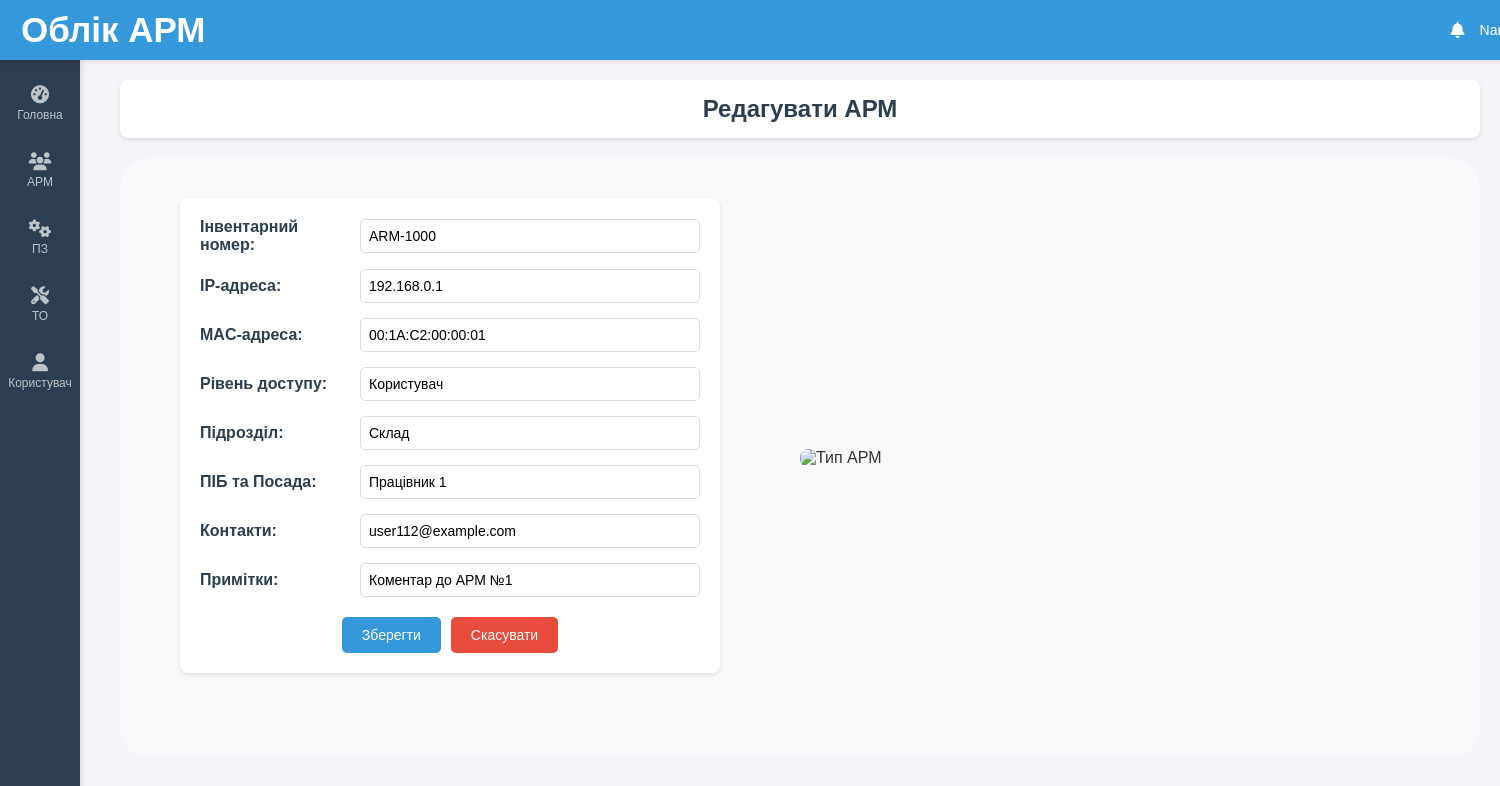
Screenshot of /edit/1 with the database file from the repository.
### tables this page shows
CREATE TABLE workplaces (
    id INTEGER PRIMARY KEY AUTOINCREMENT,
    inventory_number TEXT,
    ip_address TEXT,
    mac_address TEXT,
    access_level TEXT,
    unit TEXT,
    person TEXT,
    contacts TEXT,
    notes TEXT
);

### routes.py (the view, shortened to what this page needs)
@main_bp.route('/edit/<int:rowid>', methods=['GET', 'POST'])
def edit_workplace(rowid):
    try:
        workplace = get_workplace_by_id(rowid)
        if not workplace:
            return "АРМ не знайдено", 404
        return render_template('edit.html', workplace=workplace, rowid=rowid)
    except Exception as e:
        return f"Помилка: {e}", 500

### db.py (called while the page is built)
def get_db_connection():
    try:
        conn = sqlite3.connect('workplaces.db')
        conn.row_factory = sqlite3.Row
        return conn
    except sqlite3.Error as e:
        raise Exception(f"Помилка підключення до бази даних: {e}")

def get_workplace_by_id(rowid):
    conn = get_db_connection()
    try:
        cursor = conn.cursor()
        cursor.execute('SELECT * FROM workplaces WHERE rowid = ?', (rowid,))
        return cursor.fetchone()
    except sqlite3.Error as e:
        raise Exception(f"Помилка отримання АРМ за ID {rowid}: {e}")
    finally:
        conn.close()

### templates/edit.html (shortened to what this page needs)
{% extends "base.html" %}
{% block content %}
<div class="header">
    <h1>Редагувати АРМ</h1>
</div>
<div class="add-page">
    <div class="form-container">
        <form method="POST" action="/edit/{{ rowid }}">
            <div class="form-group">
                <label for="inventory_number">Інвентарний номер:</label>
                <input type="text" id="inventory_number" name="inventory_number" value="{{ workplace['inventory_number'] }}" readonly>
            </div>
            <div class="form-group">
                <label for="ip_address">IP-адреса:</label>
                <input type="text" id="ip_address" name="ip_address" value="{{ workplace['ip_address'] }}" required>
            </div>
            <div class="form-group">
                <label for="mac_address">MAC-адреса:</label>
                <input type="text" id="mac_address" name="mac_address" value="{{ workplace['mac_address'] }}" required>
            </div>
            <div class="form-group">
                <label for="access_level">Рівень доступу:</label>
                <input type="text" id="access_level" name="access_level" value="{{ workplace['access_level'] }}" required>
            </div>
            <div class="form-group">
                <label for="unit">Підрозділ:</label>
                <input type="text" id="unit" name="unit" value="{{ workplace['unit'] }}" required>
            </div>
            <div class="form-group">
                <label for="person">ПІБ та Посада:</label>
                <input type="text" id="person" name="person" value="{{ workplace['person'] }}" required>
            </div>
            <div class="form-group">
                <label for="contacts">Контакти:</label>
                <input type="text" id="contacts" name="contacts" value="{{ workplace['contacts'] }}" required>
            </div>
            <div class="form-group">
                <label for="notes">Примітки:</label>
                <input type="text" id="notes" name="notes" value="{{ workplace['notes'] }}">
            </div>
            <div class="form-buttons">
                <button type="submit" class="submit-btn">Зберегти</button>
                <a href="/" class="cancel-btn">Скасувати</a>
            </div>
        </form>
    </div>
    <div class="carousel-block">
        <img id="carousel-image" src="{{ url_for('static', filename='img/desktop.png') }}" alt="Тип АРМ">
    </div>
</div>
{% endblock %}

### static/styles.css (style rules this page uses)
body { font-family: 'Arial', sans-serif; background-color: #f4f4f9; color: #333; margin: 0; padding: 0; }
.header { background-color: #fff; padding: 15px; border-radius: 8px; box-shadow: 0 2px 4px rgba(0,0,0,0.1); margin-bottom: 20px; text-align: center; }
h1 { margin: 0; font-size: 24px; color: #2c3e50; }
a { color: #2980b9; text-decoration: none; font-size: 12px; }
.form-container { max-width: 600px; margin: 0 auto; background-color: #fff; padding: 20px; border-radius: 8px; box-shadow: 0 2px 4px rgba(0,0,0,0.1); }
.form-group { display: flex; align-items: center; margin-bottom: 15px; }
.form-group label { width: 150px; font-weight: bold; color: #2c3e50; margin-right: 10px; }
.form-group input { flex: 1; padding: 8px; border: 1px solid #ddd; border-radius: 5px; font-size: 14px; }
.form-buttons { display: flex; justify-content: center; gap: 10px; margin-top: 20px; }
.submit-btn { padding: 10px 20px; background-color: #3498db; color: #fff; border: none; border-radius: 5px; cursor: pointer; font-size: 14px; }
.cancel-btn { padding: 10px 20px; background-color: #e74c3c; color: #fff; border: none; border-radius: 5px; text-decoration: none; font-size: 14px; text-align: center; }

### templates/edit.html (style rules this page uses)
.add-page { display: flex; justify-content: start; align-items: flex-start; gap: 80px; background-color: #f8f9fa; padding: 40px 60px; border-radius: 30px; }
.form-container { flex: 0 0 500px; }
.carousel-block { flex: 0 0 690px; max-width: 690px; position: relative; display: flex; justify-content: center; align-items: center; height: 520px; }
.carousel-block img { width: 100%; border-radius: 8px; transition: opacity 0.4s ease-in-out; }

### rows the page displays
workplaces: inventory_number "ARM-1000", ip_address "192.168.0.1", mac_address "00:1A:C2:00:00:01", access_level "Користувач", unit "Склад", person "Працівник 1", contacts "user112@example.com", notes "Коментар до АРМ №1"
